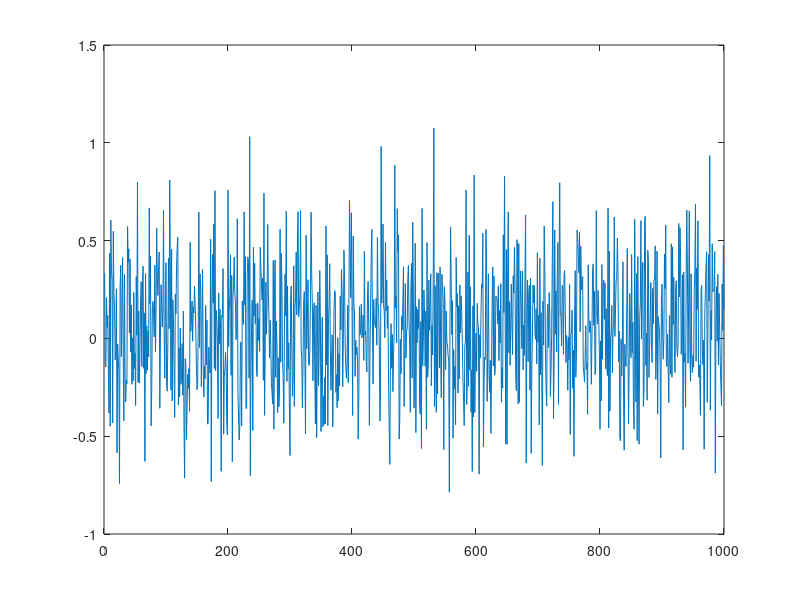

Write MATLAB code to recreate this figure.
fs = 8*10^6; 
t = ( 0 : 1/fs : (1000/fs-1/fs) );

SNR = 10;   % SNR in dB
snr = 10^(SNR/10);  % Convert to linear scale.
w = (1/sqrt(snr))*randn(size(t));
plot(w);

%%
% Generate a sine wave and add noise to it.
fc = 100;   % Carrier freq: 100Hz
t = ( 0 : 1/fs : (1000/fs-1/fs) )'; %Time: 0-1000s.
x = sin(2*pi*fc*t);
noiseSignal = x + w;
plot(x+w);

%%
% White Gaussian Noise (WGN) using built-in function.
y = awgn(x, snr);
plot(y);
